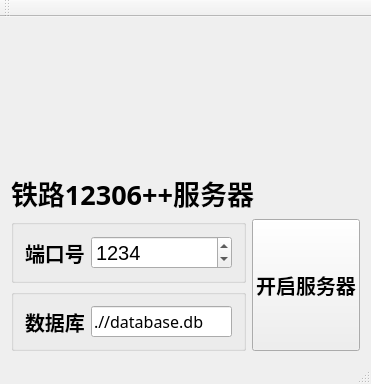
<?xml version="1.0" encoding="UTF-8"?>
<ui version="4.0">
 <class>RailwayClass</class>
 <widget class="QMainWindow" name="RailwayClass">
  <property name="geometry">
   <rect>
    <x>0</x>
    <y>0</y>
    <width>371</width>
    <height>384</height>
   </rect>
  </property>
  <property name="windowTitle">
   <string>Railway</string>
  </property>
  <widget class="QWidget" name="centralWidget">
   <layout class="QGridLayout" name="gridLayout">
    <item row="1" column="0" colspan="2">
     <widget class="QLabel" name="label_2">
      <property name="sizePolicy">
       <sizepolicy hsizetype="Preferred" vsizetype="Preferred">
        <horstretch>0</horstretch>
        <verstretch>0</verstretch>
       </sizepolicy>
      </property>
      <property name="font">
       <font>
        <family>微软雅黑</family>
        <pointsize>20</pointsize>
        <weight>75</weight>
        <bold>true</bold>
       </font>
      </property>
      <property name="layoutDirection">
       <enum>Qt::LeftToRight</enum>
      </property>
      <property name="text">
       <string>铁路12306++服务器</string>
      </property>
      <property name="alignment">
       <set>Qt::AlignLeading|Qt::AlignLeft|Qt::AlignVCenter</set>
      </property>
     </widget>
    </item>
    <item row="2" column="0">
     <widget class="QGroupBox" name="groupBox">
      <property name="sizePolicy">
       <sizepolicy hsizetype="MinimumExpanding" vsizetype="Minimum">
        <horstretch>0</horstretch>
        <verstretch>0</verstretch>
       </sizepolicy>
      </property>
      <property name="title">
       <string/>
      </property>
      <layout class="QHBoxLayout" name="horizontalLayout">
       <item>
        <widget class="QLabel" name="label_3">
         <property name="sizePolicy">
          <sizepolicy hsizetype="Preferred" vsizetype="Preferred">
           <horstretch>0</horstretch>
           <verstretch>0</verstretch>
          </sizepolicy>
         </property>
         <property name="font">
          <font>
           <family>幼圆</family>
           <pointsize>15</pointsize>
           <weight>75</weight>
           <bold>true</bold>
          </font>
         </property>
         <property name="text">
          <string>端口号</string>
         </property>
        </widget>
       </item>
       <item>
        <widget class="QSpinBox" name="spinBox">
         <property name="sizePolicy">
          <sizepolicy hsizetype="MinimumExpanding" vsizetype="Preferred">
           <horstretch>0</horstretch>
           <verstretch>0</verstretch>
          </sizepolicy>
         </property>
         <property name="font">
          <font>
           <pointsize>15</pointsize>
          </font>
         </property>
         <property name="maximum">
          <number>9999</number>
         </property>
         <property name="singleStep">
          <number>100</number>
         </property>
         <property name="value">
          <number>1234</number>
         </property>
        </widget>
       </item>
      </layout>
     </widget>
    </item>
    <item row="2" column="1" rowspan="2">
     <widget class="QPushButton" name="pushButton">
      <property name="sizePolicy">
       <sizepolicy hsizetype="Preferred" vsizetype="Expanding">
        <horstretch>0</horstretch>
        <verstretch>0</verstretch>
       </sizepolicy>
      </property>
      <property name="font">
       <font>
        <family>幼圆</family>
        <pointsize>15</pointsize>
        <weight>75</weight>
        <bold>true</bold>
       </font>
      </property>
      <property name="text">
       <string>开启服务器</string>
      </property>
     </widget>
    </item>
    <item row="3" column="0">
     <widget class="QGroupBox" name="groupBox_2">
      <property name="title">
       <string/>
      </property>
      <layout class="QHBoxLayout" name="horizontalLayout_2">
       <item>
        <widget class="QLabel" name="label_4">
         <property name="font">
          <font>
           <family>幼圆</family>
           <pointsize>15</pointsize>
           <weight>75</weight>
           <bold>true</bold>
          </font>
         </property>
         <property name="text">
          <string>数据库</string>
         </property>
        </widget>
       </item>
       <item>
        <widget class="QLineEdit" name="lineEdit">
         <property name="font">
          <font>
           <family>幼圆</family>
           <pointsize>12</pointsize>
          </font>
         </property>
         <property name="text">
          <string>.//database.db</string>
         </property>
        </widget>
       </item>
      </layout>
     </widget>
    </item>
    <item row="0" column="0" colspan="2">
     <widget class="QLabel" name="label">
      <property name="sizePolicy">
       <sizepolicy hsizetype="MinimumExpanding" vsizetype="Expanding">
        <horstretch>0</horstretch>
        <verstretch>0</verstretch>
       </sizepolicy>
      </property>
      <property name="styleSheet">
       <string notr="true">background-image: url(:/Railway/Resources/head.jpg);</string>
      </property>
      <property name="text">
       <string/>
      </property>
     </widget>
    </item>
   </layout>
  </widget>
  <widget class="QMenuBar" name="menuBar">
   <property name="geometry">
    <rect>
     <x>0</x>
     <y>0</y>
     <width>371</width>
     <height>23</height>
    </rect>
   </property>
  </widget>
  <widget class="QToolBar" name="mainToolBar">
   <attribute name="toolBarArea">
    <enum>TopToolBarArea</enum>
   </attribute>
   <attribute name="toolBarBreak">
    <bool>false</bool>
   </attribute>
  </widget>
  <widget class="QStatusBar" name="statusBar"/>
 </widget>
 <layoutdefault spacing="6" margin="11"/>
 <tabstops>
  <tabstop>spinBox</tabstop>
  <tabstop>lineEdit</tabstop>
  <tabstop>pushButton</tabstop>
 </tabstops>
 <resources>
  <include location="railway.qrc"/>
 </resources>
 <connections>
  <connection>
   <sender>lineEdit</sender>
   <signal>returnPressed()</signal>
   <receiver>pushButton</receiver>
   <slot>click()</slot>
   <hints>
    <hint type="sourcelabel">
     <x>176</x>
     <y>330</y>
    </hint>
    <hint type="destinationlabel">
     <x>308</x>
     <y>313</y>
    </hint>
   </hints>
  </connection>
 </connections>
</ui>
